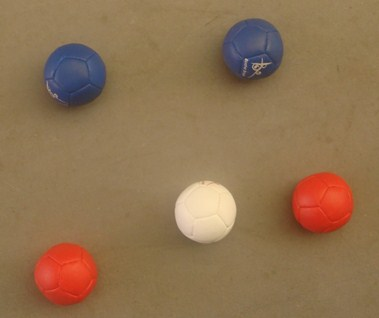
#> input picture bocha.JPG, 379 x 318 px, found by its file name
$ python bocha.py
#> lines starting #> are read from the running program, lines starting #| are printed output that depends on the picture; after the words box and inside, x2 and y2 are one past the last pixel; in counts of white or black regions, pixels touching at a corner belong together
import cv2
import numpy as np

# Passo 1: Carregue a imagem original
imagem_original = cv2.imread('bocha.jpg')
#> imagem_original is the input picture: shape (318, 379, 3); mean B, G, R 81.2, 114.3, 144

# Passo 2: Converta a imagem para tons de cinza
imagem_gray = cv2.cvtColor(imagem_original, cv2.COLOR_BGR2GRAY)
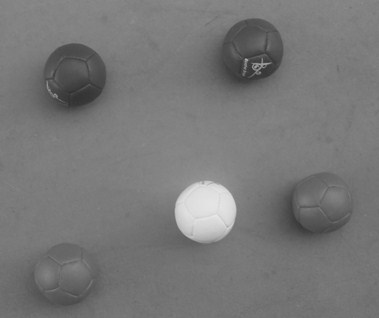
#> imagem_gray: shape (318, 379); min 49, max 232, mean 119.4

# Passo 3: Use a transformada de Hough para detectar círculos na imagem
circulos = cv2.HoughCircles(imagem_gray, cv2.HOUGH_GRADIENT, dp=1, minDist=30,
                            param1=50, param2=30, minRadius=10, maxRadius=50)
#> circulos = [[205.5, 210.5, 30], [74.5, 75.5, 31.3], [66.5, 273.5, 30.8], [252.5, 47.5, 29.7], [320.5, 204.5, 28.9]]

# Passo 4: Crie uma imagem binarizada preta do mesmo tamanho da imagem original
imagem_binarizada = np.zeros_like(imagem_gray)

# Passo 5: Se círculos forem encontrados, desenhe-os na imagem binarizada como branco
if circulos is not None:
    circulos = np.uint16(np.around(circulos))
#> circulos = [[206, 210, 30], [74, 76, 31], [66, 274, 31], [252, 48, 30], [320, 204, 29]]
    for circulo in circulos[0, :]:
        centro = (circulo[0], circulo[1])
        raio = circulo[2]

        # Passo 6: Desenhe o círculo branco na imagem binarizada
        cv2.circle(imagem_binarizada, centro, raio, 255, -1)  # Preencha o círculo com branco
#> this loop made 5 passes
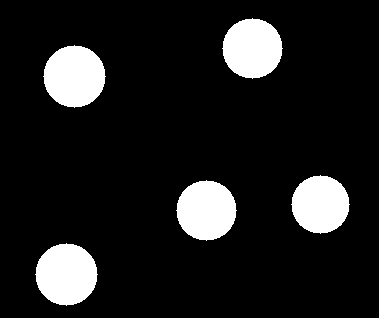
#> imagem_binarizada: shape (318, 379); 11.8% white; 5 white regions, box (x1, y1, x2, y2) and area: (43, 45, 106, 108) 3001, (35, 243, 98, 306) 3001, (222, 18, 283, 79) 2821, (176, 180, 237, 241) 2821, (291, 175, 350, 234) 2629

# Passo 7: Salve a imagem binarizada
cv2.imwrite('imagem_binarizada.jpg', imagem_binarizada)
